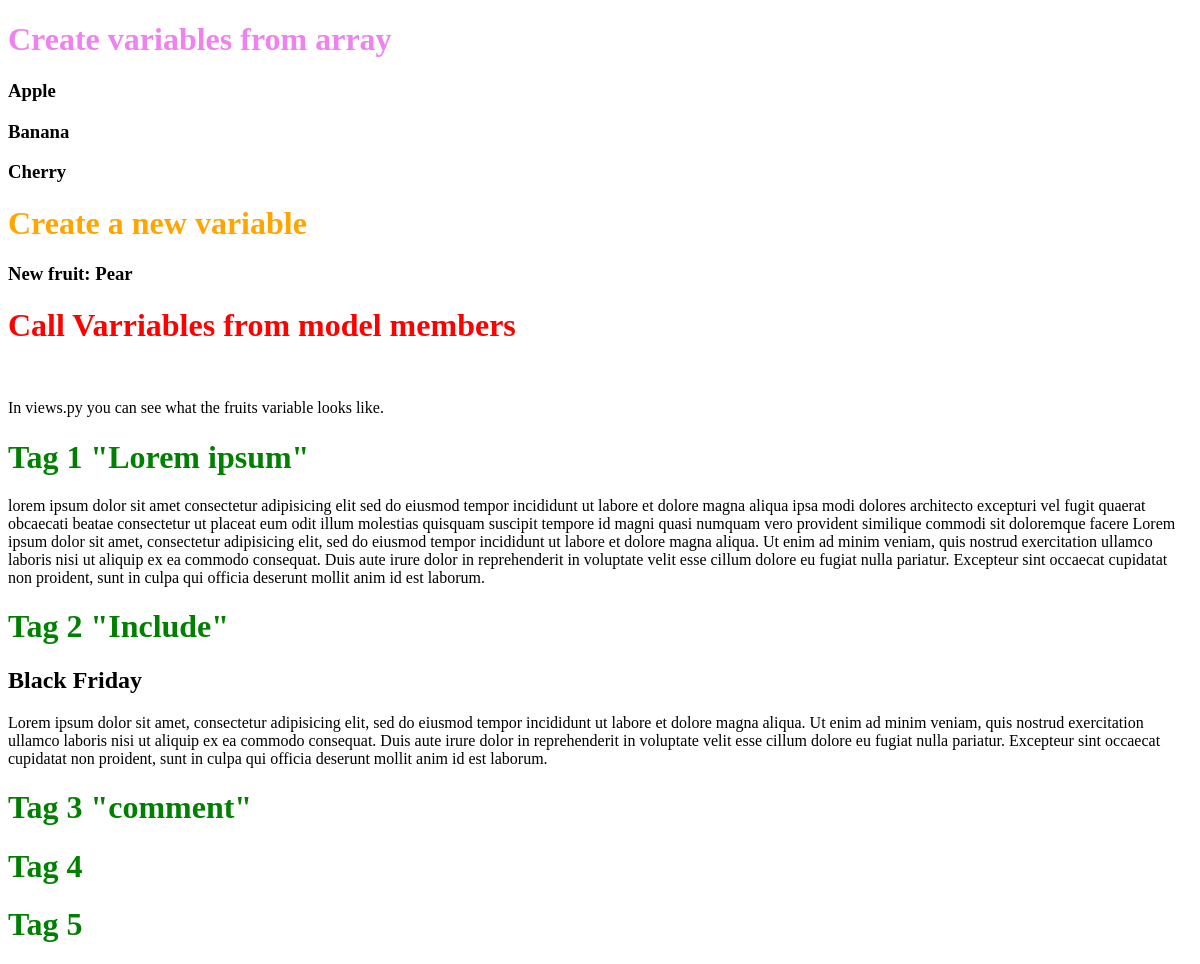
Before: /testing/ with the older database file.
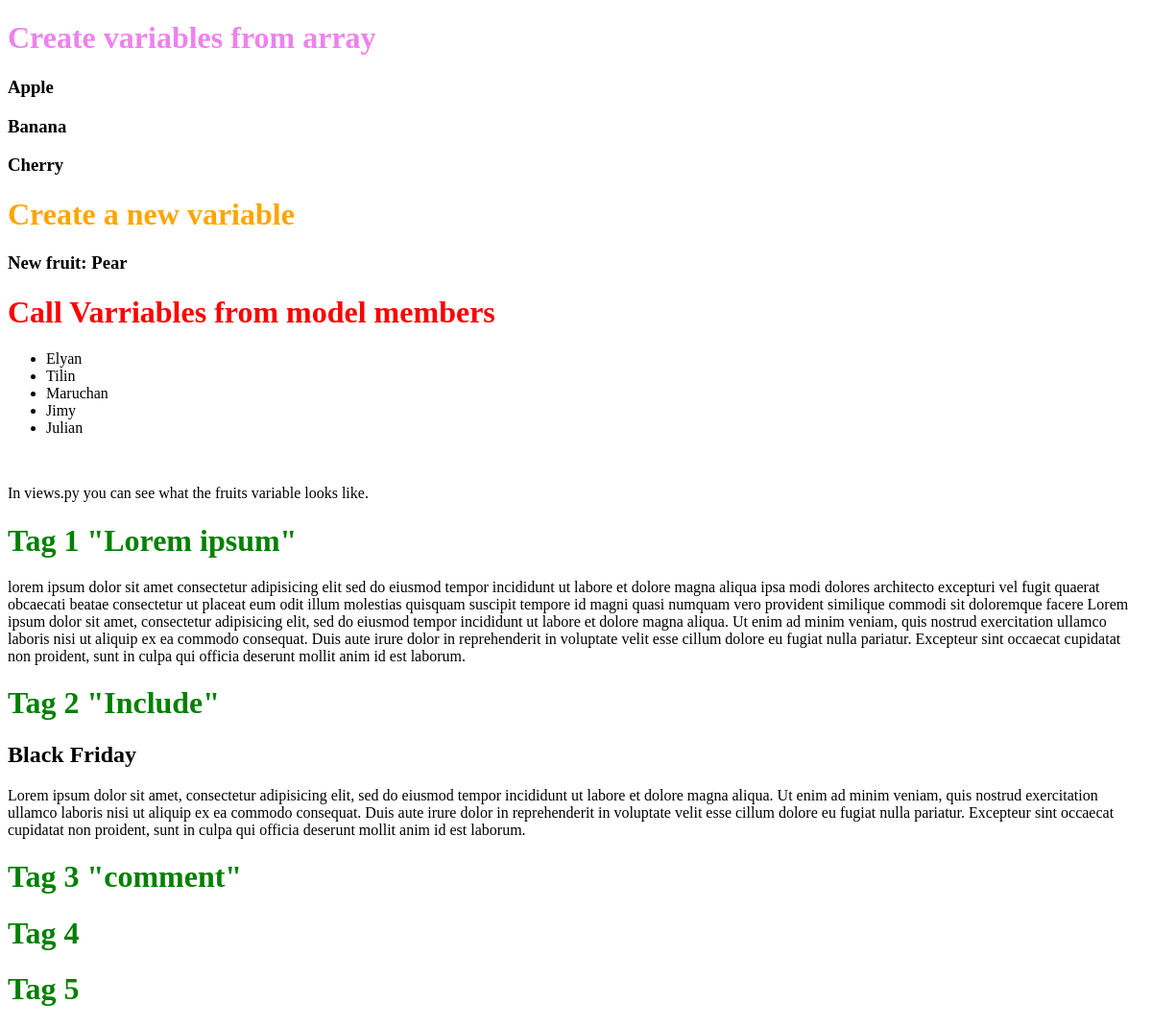
After: the same page with the newer database file.
### members/models.py (models this page shows, shortened)
class Member(models.Model):
  firstname = models.CharField(max_length=255)
  lastname = models.CharField(max_length=255)
  phone = models.IntegerField(null=True)
  joined_date = models.DateField(null=True)
  favorite_game = models.CharField(null=True)
  playing_hours = models.IntegerField(null=True)
  game_gender = models.CharField(null=True)

### members/views.py (the view)
# urls.py: path('testing/', views.testing, name='testing'),
def testing(request):
  template = loader.get_template('template.html')
  miembros = Member.objects.all().values()
  column_firstname = Member.objects.all().values('firstname')
  records_elyan = Member.objects.filter(firstname = 'Elyan').values()
  context = {
    'fruits': ['Apple', 'Banana', 'Cherry'],
    'miembros': miembros,
    'column_firstname': column_firstname,
    'records_elyan': records_elyan,
  }
  return HttpResponse(template.render(context, request))

### members/templates/template.html (shortened to what this page needs)
<!DOCTYPE html>
<html>
<body>
<h1 style ="color: violet;"> Create variables from array</h1>
{% for x in fruits %}
  <h3>{{ x }}</h3>
{% endfor %}
<h1 style ="color: orange;"> Create a new variable</h1>
{% with new_fruit="Pear" %}
<h3>New fruit: {{ new_fruit }}</h3>
{% endwith %}
<h1 style ="color: red;"> Call Varriables from model members</h1>
<ul>
{% for miembro in miembros %}
<li>{{ miembro.firstname }}</li>
{% endfor %}
</ul>
<br>
<p>In views.py you can see what the fruits variable looks like.</p>
<h1 style ="color: green;"> Tag 1  "Lorem ipsum"</h1>
{% lorem 50 w %}
{% lorem 1p %}
<h1 style ="color: green;"> Tag 2 "Include"</h1>
{% include 'black_friday.html' %}
<h1 style ="color: green;"> Tag 3 "comment"</h1>
<h1 style ="color: green;"> Tag 4</h1>
<h1 style ="color: green;"> Tag 5</h1>
</body>
</html>

Changed rows visible on the page:
added Member: firstname "Elyan"
added Member: firstname "Tilin"
added Member: firstname "Maruchan"
added Member: firstname "Jimy"
added Member: firstname "Julian"
